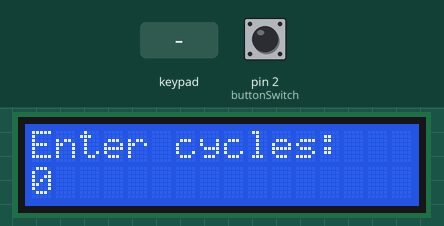
Simulated run of this sketch. Board: Arduino Uno, built with avr-gcc and run on an emulated ATmega328P. Shown: 16×2 character LCD. The test bench sets the inputs (shaded band); at power-on: pin 2 (buttonSwitch) LOW.

Above: at 3.2 s.
3.3 s: keypad keys 6 7 8 9 * pressed 0.4 s apart
At 5.8 s:
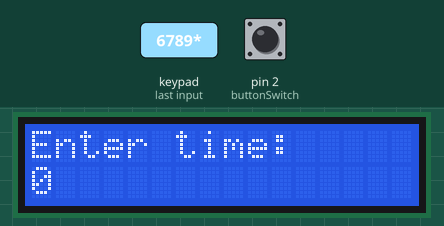
6.8 s: key '*' pressed
9.8 s: pin 2 (buttonSwitch) pulled HIGH for 0.15 s
At 10.5 s:
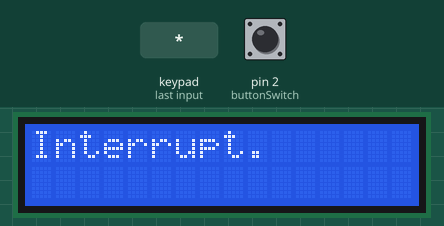
Timing chart, 0 to 12.8 s (numbered marks = the images above; inputs shaded):
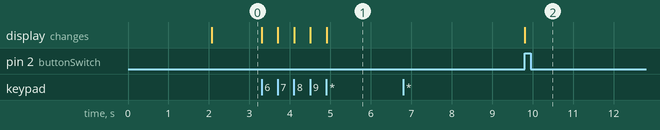

The sketch:

final_code_toothbrush.ino
```cpp
/*
 Toothbrush Wear Simulator Project
 4th year Students, Biomedical Department, Faculty of Engineering, Minia University
 Work of: Embeded Team
 */
#include <LiquidCrystal.h>
#include <Keypad.h>
#include <ctype.h>

#define STEPS 1620

// Keypad #rows = 4
const byte ROWS = 4;
// Keypad #columns = 4
const byte COLS = 4;

// Define the Keymap grid
char keys[ROWS][COLS] = {
    {'1', '2', '3', 'A'},
    {'4', '5', '6', 'B'},
    {'7', '8', '9', 'C'},
    {'*', '0', '#', 'D'}};

// Configure keypad pin connection with Arduino.
// Connect keypad ROW0, ROW1, ROW2 and ROW3 to these Arduino pins.
byte rowPins[ROWS] = {6, 7, 8, 9};
// Connect keypad COL0, COL1 and COL2 to these Arduino pins.
byte colPins[COLS] = {10, 11, 12, 13};

// Create the Keypad and map the pins to the grid
Keypad kpd = Keypad(makeKeymap(keys), rowPins, colPins, ROWS, COLS);

// Configure the LCD pins connection with Arduino.
const int rs = A0, en = A1, d4 = A2, d5 = A3, d6 = A4, d7 = A5;
LiquidCrystal lcd(rs, en, d4, d5, d6, d7);

// Configure Stepper motor pins
int stepperPin1 = 3;
int stepperPin2 = 4;

// Variable definitions
unsigned int numberOfCycle;
unsigned int delayInSec;
char key;
volatile boolean state = false;
const int buttonSwitch = 2;

unsigned int flag = 0;
unsigned int temp = 0;
bool isInterrupted = false;

void setup() {
  // Configure pin mode
  pinMode(stepperPin1, OUTPUT);
  pinMode(stepperPin2, OUTPUT);
  digitalWrite(stepperPin1, LOW);
  digitalWrite(stepperPin2, LOW);

  pinMode(buttonSwitch, INPUT);
  attachInterrupt(digitalPinToInterrupt(2), ISR_button, RISING);
  // Using a 16*2 LCD display
  lcd.begin(16, 2);
  lcd.print("Toothbrush Wear");
  lcd.setCursor(0, 1);
  lcd.print("BME 4th Year");
  delay(2000);
  lcd.clear();
}

void loop() {
  key = kpd.getKey(); //storing pressed key value in a char

  // Page flipping system
  switch (flag)
  {
  case 0:
    // 1st page
    numberOfCycle = EnterCycles();
    break;
  case 1:
    // 2nd page
    delayInSec = EnterSpeed();
    break;
  case 2:
    // 3rd page
    RunStepper(numberOfCycle, delayInSec);
    break;
  case 3:
    // 4th and final page
    HasFinished();
    break;
  }
}

// Function for the stepper to rotate #n of cycle with s amount of delay in second
void RunStepper(int num, int ds) {
  long d = (1000*ds)/(3.0*num);

  int i = 1;
  while (i <= num && !isInterrupted)
  {
    lcd.clear();
    lcd.setCursor(0, 0); // set the cursor to column 0, line 0
    lcd.print("Cycle #");
    lcd.setCursor(6, 0); // set the cursor to column 0, line 1
    lcd.print(i);
    for (int j = 0; j < STEPS; j++)
    {
      digitalWrite(stepperPin2, HIGH);
      delayMicroseconds(d);
      digitalWrite(stepperPin2, LOW);
      delayMicroseconds(d);
      // Interrupt
      if (state == true)
      {
        isInterrupted = true;
        break;
      }
    }
    if (isInterrupted == true) {
      HasInterrupted();
      break;
    }
    i++;
  }
  flag++;
}

int EnterCycles()
{
  int digit = 0;
  temp = 0;
  lcd.clear();
  while (key != '*')
  {
    key = kpd.getKey(); //storing pressed key value in a char
    if (isdigit(key)){
      digit = CharToDigit(key);
      temp = (temp * 10) + digit;
    }
    if (key == '#')
    {
      lcd.clear();
      temp = 0;
    }
    lcd.setCursor(0, 0); // set the cursor to column 0, line 0
    lcd.print("Enter cycles:");
    lcd.setCursor(0, 1); // set the cursor to column 0, line 1
    lcd.print(temp);
  }
  flag++;
  return temp;
}

int EnterSpeed()
{
  int digit = 0;
  temp = 0;
  lcd.clear();
  while (key != '*')
  {
    key = kpd.getKey();
    if (isdigit(key))
    {
      digit = CharToDigit(key);
      temp = (temp * 10) + digit;
    }
    if (key == '#')
    {
      lcd.clear();
      temp = 0;
    }
    lcd.setCursor(0, 0); // set the cursor to column 0, line 0
    lcd.print("Enter time: ");
    lcd.setCursor(0, 1); // set the cursor to column 0, line 1
    lcd.print(temp);
  }
  flag++;
  return temp;
}

void HasFinished()
{
  lcd.clear();
  while (key != '*')
  {
    key = kpd.getKey();
    lcd.setCursor(0, 0);
    lcd.print("Finished.");
  }
  flag = 0;
  temp = 0;
  numberOfCycle = 0;
  delayInSec = 0;
}

void HasInterrupted()
{
  flag = -1;
  temp = 0;
  isInterrupted = false;
  numberOfCycle = 0;
  delayInSec = 0;
  state = false;
  digitalWrite(stepperPin1, LOW);
  digitalWrite(stepperPin2, LOW);
  lcd.clear();

  while (key != '*')
  {
    key = kpd.getKey();
    lcd.setCursor(0, 0);
    lcd.print("Interrupt.");
  }
}

void ISR_button()
{
  state = true;
}

int CharToDigit(char character)
{
  char c = character;
  int n = character - '0';
  return n;
}
```

Measured:
- after the input at 3.3 s, the display: first changes at once (image 1 shows a later state)
- after the input at 6.8 s, every drawn part: stays the same
- after the input at 9.8 s, the display: changes at once (image 2)
